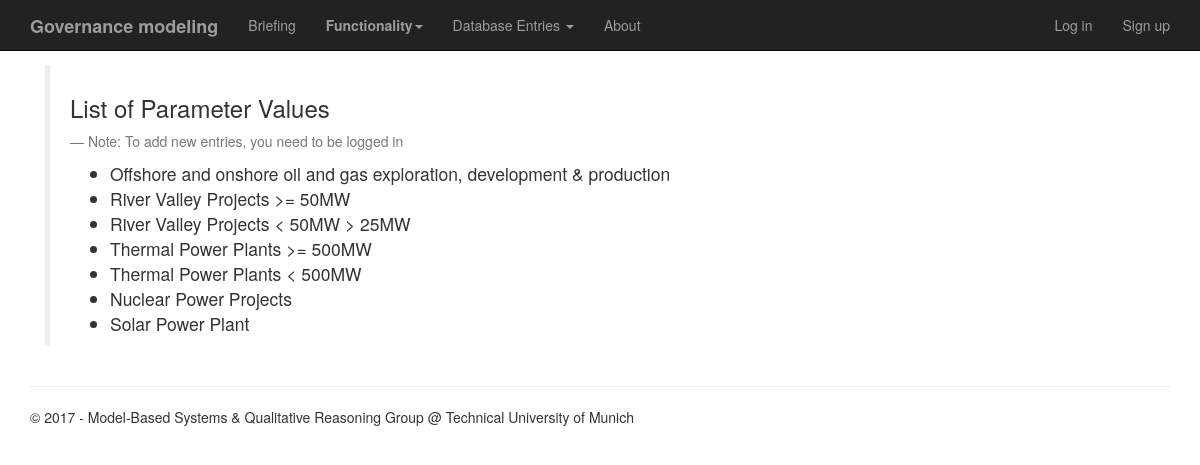
Screenshot of /dbcontent/Parameter_Values/list/ with the database file from the repository.
### app/models.py (models this page shows, shortened)
class ParameterValue(models.Model):
    name = models.CharField(max_length = 255)
    description = models.TextField(max_length = 1000, blank=True, null=True,)
    parameter = models.ForeignKey(ProjectParameter,
                                    on_delete=models.CASCADE,
                                    related_name="values",
                                    limit_choices_to={'type': ProjectParameter.ENUM},)
    class Meta:
        unique_together = (("name", "parameter"))

### dbcontent/views.py (the view)
class ParameterValueView(generic.ListView):
    template_name = 'dbcontent/ParameterValueList.html'
    def get_queryset(self):
        return ParameterValue.objects.all()

### dbcontent/templates/dbcontent/ParameterValueList.html (shortened to what this page needs)
{% extends 'app/base.html' %}
{% block content %}
	<div class="container">
	<div class="row">
	<div class="col-xs-12">
	<blockquote>
		<h3>List of Parameter Values </h3>
		{% if user.is_authenticated %}
		{% else %}
		<p><small>Note: To add new entries, you need to be logged in</small></p>
		{% endif %}
		<ul>
			{% for item in object_list %}
				<li>{{ item.name }}</li>
			{% endfor %}
		</ul>
	</blockquote>
	</div>
	</div>
	</div>
{% endblock %}

### rows the page displays
ParameterValue: name "Offshore and onshore oil and gas exploration, development & production"
ParameterValue: name "River Valley Projects >= 50MW"
ParameterValue: name "River Valley Projects < 50MW > 25MW"
ParameterValue: name "Thermal Power Plants >= 500MW"
ParameterValue: name "Thermal Power Plants < 500MW"
ParameterValue: name "Nuclear Power Projects"
ParameterValue: name "Solar Power Plant"
